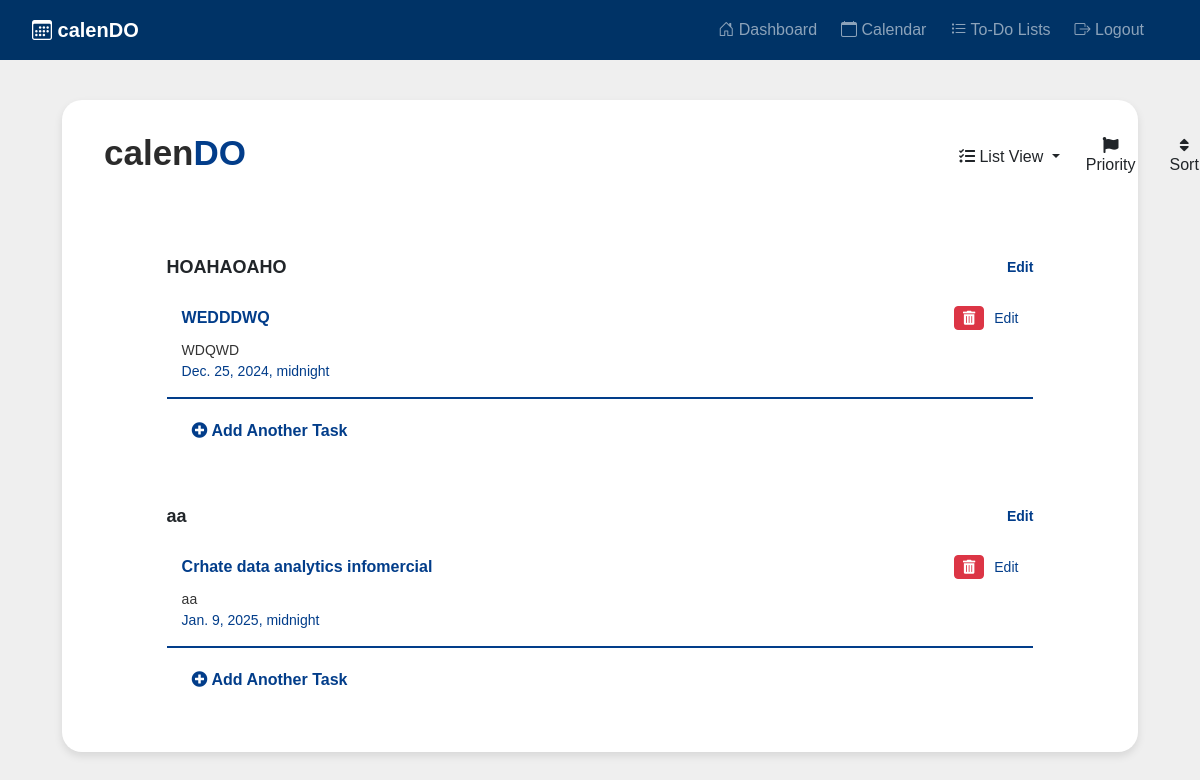
The app's page /list-view/ (signed in) with its own data.
### calendo/models.py (models this page shows, shortened)
class Task(models.Model):
    user = models.ForeignKey(User, on_delete=models.CASCADE, null=True, blank=True)
    task_name = models.CharField(max_length=200)
    description = models.TextField(null=True, blank=True)
    status = models.BooleanField(default=False)
    section = models.CharField(max_length=200, null=True, blank=True)
    priority = models.CharField(max_length=200, null=True, blank=True)
    due_date = models.DateTimeField(null=True, blank=True)
    created = models.DateTimeField(auto_now_add=True)
    class Meta:
        ordering = ['status']

### calendo/views.py (the view)
# urls.py: path('list-view/', views.list_view, name='list-view'),
def list_view(request):
    tasks = Task.objects.filter(user=request.user)
    sections_and_tasks = {}
    for task in tasks:
        if task.section not in sections_and_tasks:
            sections_and_tasks[task.section] = []
        sections_and_tasks[task.section].append(task)
    return render(request, 'todo/list-view.html', {'sections_and_tasks': sections_and_tasks})

### templates/todo/list-view.html (shortened to what this page needs)
<head>
    <link rel="stylesheet" href="https://cdnjs.cloudflare.com/ajax/libs/font-awesome/6.0.0-beta3/css/all.min.css">
    <link rel="stylesheet" href="https://cdn.jsdelivr.net/npm/bootstrap@5.3.0-alpha1/dist/css/bootstrap.min.css">
</head>
{% extends "partials/base.html" %}
{% block content %}
<div class="body-container bg-white">
<div class="container">
    <div class="sticky-header">
        <h1 class="text-primary calendo"><span class="calen">calen</span><span class="do">DO</span></h1>
        <div class="dropdown">
            <button class="btn dropdown-toggle no-border-btn" type="button" id="taskViewDropdown" data-bs-toggle="dropdown" aria-expanded="false">
                <i class="fas fa-tasks"></i> List View
            </button>
        </div>
            <button class="btn no-border-btn me-2" data-bs-toggle="modal" data-bs-target="#priorityModal">
                <i class="fas fa-flag"></i> Priority
            </button>
            <button class="btn no-border-btn" data-bs-toggle="modal" data-bs-target="#sortModal">
                <i class="fas fa-sort"></i> Sort
            </button>
    </div>
    <div class="task-container">
        {% if sections_and_tasks %}
            {% for section, tasks in sections_and_tasks.items %}
            <div class="section-container">
                <div class="section-header">
                    <span class="section-title">{{ section }}</span>
                    <span class="edit-btn" data-section="{{ section }}">Edit</span>
                </div>
                {% for task in tasks %}
                <div class="task-card" data-task-id="{{ task.id }}" data-task-priority="{{ task.priority }}" data-task-due-date="{{ task.due_date }}">
                    <div class="task-header">
                        <div class="task-title">{{ task.task_name }}</div>
                        <button class="btn btn-danger btn-sm ms-auto delete-task-btn" data-task-id="{{ task.id }}" data-bs-toggle="modal" data-bs-target="#deleteTaskModal">
                            <i class="fas fa-trash-alt" style="color: white;"></i>
                        </button>
                        <span class="edit-task-btn">Edit</span>
                    </div>
                    <div class="task-desc">{{ task.description }}</div>
                    <div class="task-date">{{ task.due_date }}</div>
                </div>
                {% endfor %}
                <div>
                    <button class="add-task-btn" data-bs-toggle="modal" data-bs-target="#addTaskModal">
                        <i class="fas fa-plus-circle"></i> Add Another Task
                    </button>
                </div>
            </div>
            {% endfor %}
        {% endif %}
    </div>
</div>
</div>
{% endblock %}

### static/css/style.css (style rules this page uses)
body { font-family: Arial, sans-serif; margin: 0; background-color: #f5f5f5; }

### templates/todo/list-view.html (style rules this page uses)
* { margin: 0; padding: 0; box-sizing: border-box; font-family: Arial, sans-serif; }
body { background-color: #EFEFEF; }
.calen { color: #2B2B2B; }
.do { color: #023D8A; }
.calendo { font-size: 35px; font-weight: 800; }
.task-container { display: block; margin: 0 auto; padding: 20px; width: 90%; }
.section-container { background: white; padding: 20px; border-radius: 10px; margin-bottom: 20px; }
.section-header { font-size: 18px; font-weight: bold; margin-bottom: 10px; display: flex; justify-content: space-between; align-items: center; }
.section-header .edit-btn { font-size: 14px; cursor: pointer; color: #023D8A; }
.task-card { background-color: white; border-bottom: 2px solid #023D8A; padding: 15px; margin-bottom: 15px; display: block; position: relative; }
.task-header { display: flex; align-items: center; gap: 10px; justify-content: space-between; }
.task-title { color: #023D8A; font-size: 16px; font-weight: bold; }
.task-date { color: #023D8A; font-size: 14px; }
.task-desc { color: #333; font-size: 14px; margin-top: 10px; }
.edit-task-btn { color: #023D8A; font-size: 14px; cursor: pointer; }
.delete-task-btn { color: #D9534F; font-size: 14px; cursor: pointer; }
.add-task-btn { width: 100%; background-color: white; color: #023D8A; border: none; margin-left: 25px; margin-top: 5px; text-align: start; cursor: pointer; font-weight: bold; }
.sticky-header { display: flex; margin-top: 20px; background-color: #ffffff; padding: 30px; border-radius: 20px; align-items: center; }
.sticky-header h1.calendo { margin-right: 700px; }
.body-container { margin-top: 40px; margin-left: 50px; margin-right: 50px; border-radius: 20px; box-shadow: 0 4px 8px rgba(0, 0, 0, 0.1); height: auto; }

### records on screen
Task: section "HOAHAOAHO", task_name "WEDDDWQ", description "WDQWD", due_date "Dec. 25, 2024, midnight"
Task: section "aa", task_name "Crhate data analytics infomercial", description "aa", due_date "Jan. 9, 2025, midnight"
